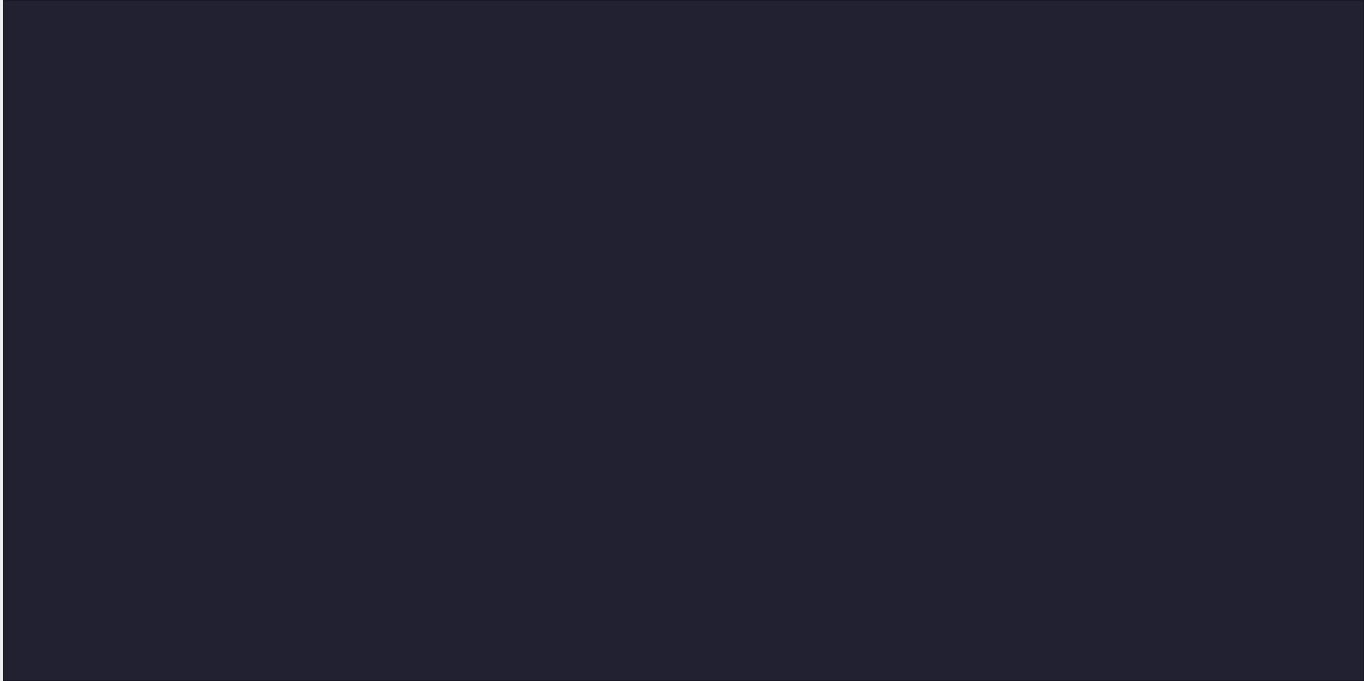
<?xml version="1.0" encoding="UTF-8"?>
<ui version="4.0">
 <class>MainWindow</class>
 <widget class="QMainWindow" name="MainWindow">
  <property name="geometry">
   <rect>
    <x>0</x>
    <y>0</y>
    <width>1364</width>
    <height>681</height>
   </rect>
  </property>
  <property name="windowTitle">
   <string>MainWindow</string>
  </property>
  <widget class="QWidget" name="centralwidget">
   <widget class="CodeEditor" name="textEdit">
    <property name="geometry">
     <rect>
      <x>3</x>
      <y>0</y>
      <width>1361</width>
      <height>681</height>
     </rect>
    </property>
    <property name="styleSheet">
     <string notr="true">background-color: rgb(33, 33, 50);
font: 75 15pt &quot;Consolas&quot;;
color: rgb(255, 255, 255);</string>
    </property>
    <property name="plainText">
     <string/>
    </property>
   </widget>
  </widget>
 </widget>
 <customwidgets>
  <customwidget>
   <class>CodeEditor</class>
   <extends>QPlainTextEdit</extends>
   <header>codeeditor.h</header>
  </customwidget>
 </customwidgets>
 <resources/>
 <connections/>
</ui>
